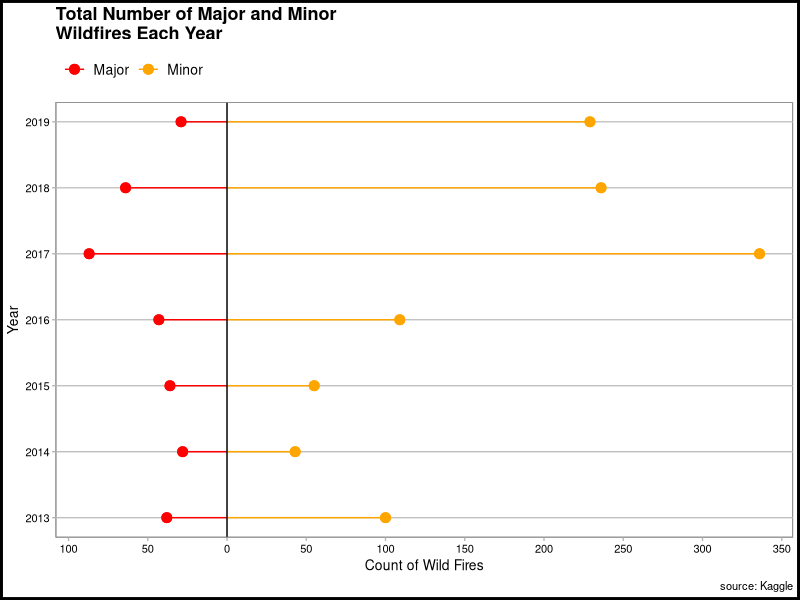
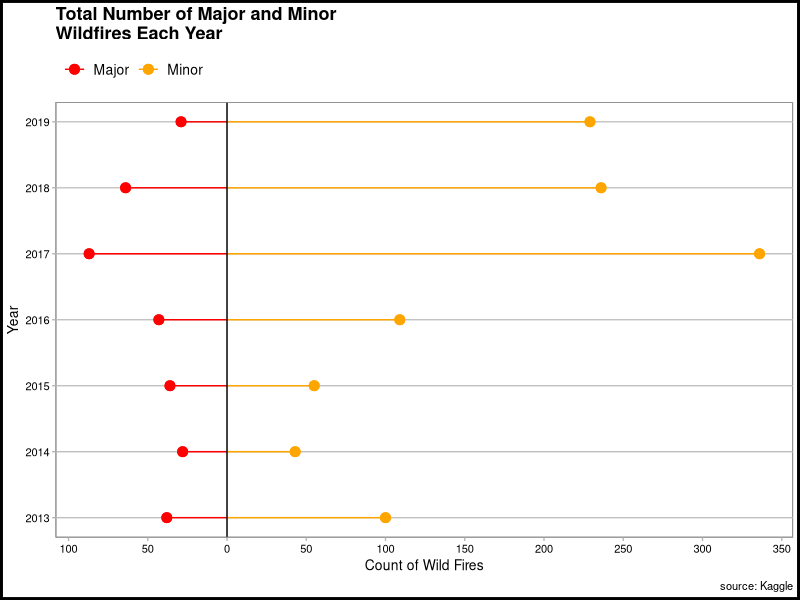

Here is the R script that generated these plots, in order:
## ---- chunk 1
knitr::opts_chunk$set(echo = TRUE)
## ---- chunk 2
library(knitr)
opts_chunk$set(warning = FALSE, message = FALSE, 
               comment = FALSE)
## ---- chunk 3
library(ggplot2)
library(ggthemes)
library(tidyverse)
library(lubridate)
library(scales)

cali_fire <- read_csv("cali_fire.csv") %>% 
  #convert to date
  mutate(Started = mdy_hm(Started))
## ---- chunk 4
year_cali_fire <- cali_fire %>%
  group_by(MajorIncident,ArchiveYear) %>%
  summarise(total_fires = n_distinct(Started))

year_cali_fire <- data.frame(year_cali_fire)

year_cali_fire$total_fires[year_cali_fire$MajorIncident == TRUE] <- (year_cali_fire$total_fires[year_cali_fire$MajorIncident == TRUE])*-1

year_cali_fire <-year_cali_fire %>% 
  mutate(MajorIncident = ifelse(MajorIncident == TRUE, "Major", "Minor"))
  

## ---- chunk 5
lolipop_plot <- ggplot(year_cali_fire, aes(x=total_fires, y=ArchiveYear, color = MajorIncident)) +
  geom_segment(aes(x = 0, y = ArchiveYear, xend = total_fires, yend = ArchiveYear, color = MajorIncident)) +
  geom_point(aes(color = MajorIncident),size = 3) +
  geom_point(aes(color = MajorIncident),size = 3) +
  scale_y_continuous(breaks = seq(2013,2019,1)) +
  scale_x_continuous(breaks = seq(-100,350,50),
                     labels = c(100,50,0,50,100,150,200,250,300,350)) +
  scale_color_manual(values=c("red", "orange"))+
  geom_vline(xintercept = 0)+
  labs(title = "Total Number of Major and Minor \nWildfires Each Year",
       y = "Year",
       x = "Count of Wild Fires",
       caption = "source: Kaggle") +
  theme_calc() +
  theme(legend.position = "top",
        legend.justification = "left",
        legend.direction = "horizontal",
        legend.title = element_blank(),
        legend.background = element_blank(),
        plot.title = element_text(face = "bold"),
        plot.background = element_rect(colour = "black", size=2),
        panel.grid.major.y = element_line(color = "grey"))

lolipop_plot    
## ---- chunk 6
ggsave("loli_plot.png", plot = lolipop_plot, height =4, width = 6)
